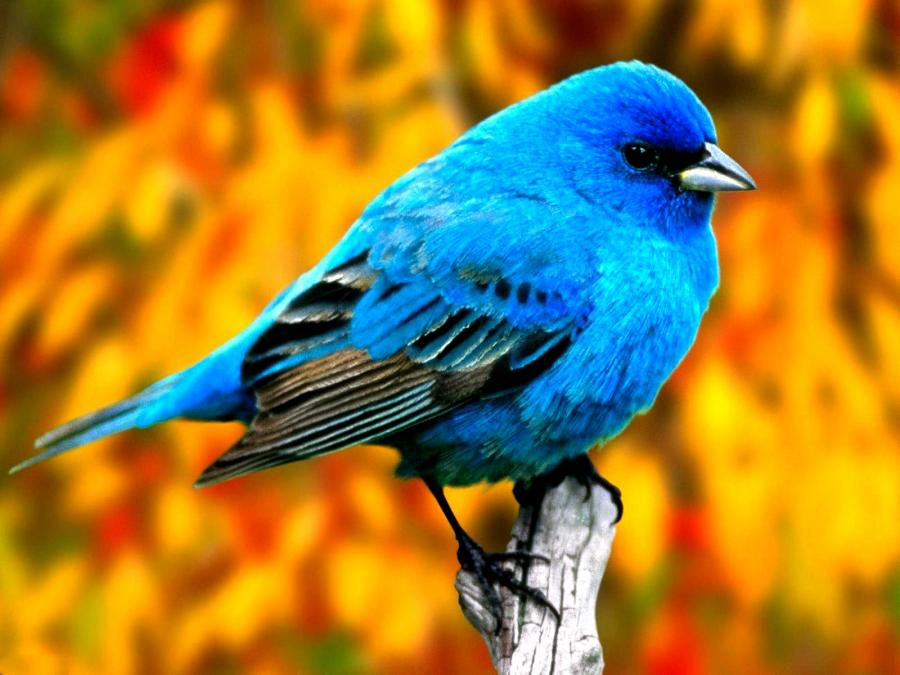
#> input picture data/bird.jpg, 900 x 675 px
$ python images.py ../data/bird.jpg
#> lines starting #> are read from the running program, lines starting #| are printed output that depends on the picture
#importing the necessary libraries

import numpy as np
import cv2
import copy
#from PIL import Image
import sys


#Question 1
#loading a color image in gray-scale
#img = cv2.imread('../../Desktop/House_sparrow04.jpg',1)
def read_image(img):
#> called with img = '../data/bird.jpg'
	image = cv2.imread(img)
#> image is the input picture: shape (675, 900, 3); mean B, G, R 49.2, 124, 156.9
	oimg = cv2.resize(image, (256, 256))
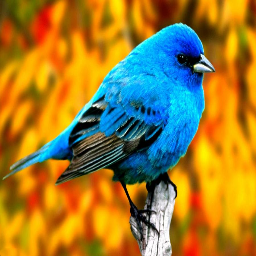
#> oimg: shape (256, 256, 3); mean B, G, R 49.1, 123.9, 156.8
	return oimg

def gray_scale(img):
	#display the gray scale image
	grey = cv2.cvtColor(img, cv2.COLOR_BGR2GRAY)
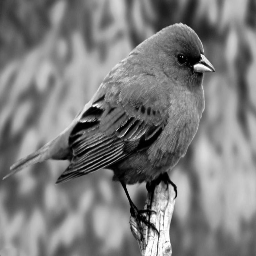
#> grey: shape (256, 256); min 0, max 255, mean 125.2
	print(grey.shape)
#| (256, 256)
	cv2.imwrite('gray.jpg', grey)
	image = cv2.imread("gray.jpg")
#> image: shape (256, 256, 3); min 0, max 255, mean 125.2
	oimg = cv2.resize(image, (256, 256))
	print(oimg.shape)
#| (256, 256, 3)
	return oimg


def noiseGaussian(img):

	row,col,ch= img.shape
#> row = 256; col = 256; ch = 3
	mean = 0
	var = 100
	sigma = var**0.5
	gauss = np.random.normal(mean,sigma,(row,col,ch))
	gauss = gauss.reshape(row,col,ch)
	gauss = gauss.astype(int)
	noisy = img + gauss
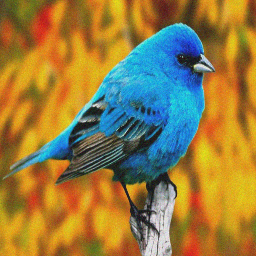
#> noisy: shape (256, 256, 3) int64; mean B, G, R 49.1, 124, 156.8; drawn with min black and max white
	cv2.imwrite('nois.jpg', noisy)
	nn = cv2.imread("nois.jpg")
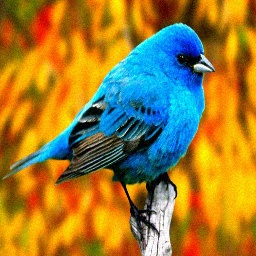
#> nn: shape (256, 256, 3); mean B, G, R 51.7, 124, 156.6
	"""
	n = noisy.astype(int)
	for i in n:
			for j in i:
				for k in j:
					if (k < 0) or (k > 255):
						print(str(j) + " ")
	#np.savetxt("res.txt", n)
	"""
	return nn

def noiseSaltPepper(img):
	row,col,ch = img.shape
#> row = 256; col = 256; ch = 3
	s_vs_p = 0.5
	amount = 0.004
	out = np.copy(img)
	# Salt mode
	num_salt = np.ceil(amount * img.size * s_vs_p)
#> num_salt = 394
	coords = [np.random.randint(0, i - 1, int(num_salt))
		for i in img.shape]
	out[coords] = 1

	# Pepper mode
	num_pepper = np.ceil(amount* img.size * (1. - s_vs_p))
#> num_pepper = 394
	coords = [np.random.randint(0, i - 1, int(num_pepper))
		for i in img.shape]
	out[coords] = 0
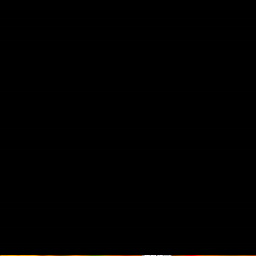
#> out: shape (256, 256, 3); mean B, G, R 0.1, 0.5, 0.8
	return out

def smoothening(img):
	kernel = np.ones((9,9),np.float32)/81
	dst = cv2.filter2D(img,-1,kernel)
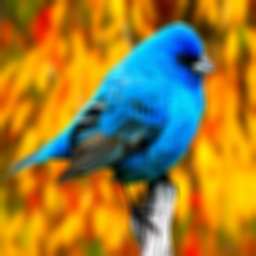
#> dst: shape (256, 256, 3); mean B, G, R 49.1, 123.9, 156.8
	return(dst)

def medianFilter(img):
	median = cv2.medianBlur(img,5)
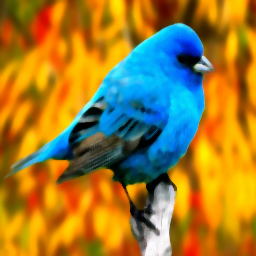
#> median: shape (256, 256, 3); mean B, G, R 48.7, 123.6, 156.4
	return median


def thresholding(img):
	#o2 = gray_scale(img)
	#ret,thresh1 = cv2.threshold(o2,127,255,cv2.THRESH_BINARY)
	return img

"""
def ithresholding(img):
	o2 = gray_scale(img)
"""

"""

def labelComponents(img):
	o2 = gray_scale(img)
	ret,thresh1 = cv2.threshold(o2,127,255,cv2.THRESH_BINARY)
	ret1, labels = cv2.connectedComponents(thresh1)

	label_hue = np.uint8(179*labels/np.max(labels))
	blank_ch = 255*np.ones_like(label_hue)
	labeled_img = cv2.merge([label_hue, blank_ch, blank_ch])

	labeled_img = cv2.cvtColor(labeled_img, cv2.COLOR_HSV2BGR)
	labeled_img[label_hue==0] = 0
	return labeled_img
"""


def display1(img1):
	cv2.imshow('Result', img1)
	cv2.waitKey(0)
	cv2.destroyAllWindows()

def display(img1,img2):


	#display1(img1)
	#display1(img2)


	numpy_horizontal = np.hstack((img1, img2))
	#print(numpy_horizontal.shape)
	#numpy_horizontal_concat = np.concatenate((img1, img2), axis=1)
	cv2.imshow('Result', numpy_horizontal)
	cv2.waitKey(0)
	cv2.destroyAllWindows()


	#display1(img1)
	#display1(img2)


"""

#3. Poisson noise introduction
vals = len(np.unique(img))
vals = 2 ** np.ceil(np.log2(vals))
noisy2 = np.random.poisson(img * vals) / float(vals)
cv2.imshow('image',noisy2)
cv2.waitKey(0)
cv2.destroyAllWindows()

#4. Speckle noise introduction
row,col,ch = img.shape
gauss = np.random.randn(row,col,ch)
gauss = gauss.reshape(row,col,ch)
noisy3 = img + img * gauss
cv2.imshow('image',noisy3)
cv2.waitKey(0)
cv2.destroyAllWindows()
"""


def main():
	#Open the image

	o1 = read_image(sys.argv[1])
	sample = copy.deepcopy(o1)
	o2 = gray_scale(sample)
	o3 = noiseGaussian(sample)
	o4 = noiseSaltPepper(sample)
	o5 = smoothening(sample)
	o6 = medianFilter(sample)
	o7 = thresholding(sample)
	#o8 = labelComponents(sample)
	#print(o2.shape)

	#display(o1,o2)


if __name__ == "__main__": main()
